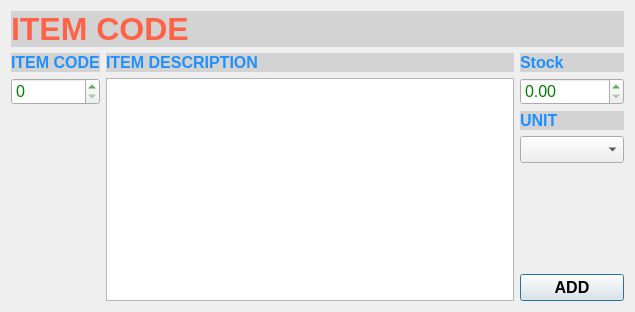
<?xml version="1.0" encoding="UTF-8"?>
<ui version="4.0">
 <class>ItemCodeDialog</class>
 <widget class="QDialog" name="ItemCodeDialog">
  <property name="geometry">
   <rect>
    <x>0</x>
    <y>0</y>
    <width>635</width>
    <height>312</height>
   </rect>
  </property>
  <property name="windowTitle">
   <string>Dialog</string>
  </property>
  <layout class="QGridLayout" name="gridLayout">
   <item row="0" column="0">
    <layout class="QVBoxLayout" name="verticalLayout_4">
     <item>
      <widget class="QLabel" name="label">
       <property name="styleSheet">
        <string notr="true">color:tomato; font-size:32px; background-color:lightgray;font-weight:600</string>
       </property>
       <property name="text">
        <string>ITEM CODE</string>
       </property>
      </widget>
     </item>
     <item>
      <layout class="QHBoxLayout" name="horizontalLayout">
       <item>
        <layout class="QVBoxLayout" name="verticalLayout">
         <item>
          <widget class="QLabel" name="label_2">
           <property name="styleSheet">
            <string notr="true">color:dodgerblue; 
font-size:16px;
 background-color:lightgray;
font-weight:600;</string>
           </property>
           <property name="text">
            <string>ITEM CODE</string>
           </property>
          </widget>
         </item>
         <item>
          <widget class="QSpinBox" name="itemcode_spinBox">
           <property name="styleSheet">
            <string notr="true">font-size:16px;color:green;</string>
           </property>
           <property name="maximum">
            <number>999999999</number>
           </property>
          </widget>
         </item>
         <item>
          <spacer name="verticalSpacer">
           <property name="orientation">
            <enum>Qt::Vertical</enum>
           </property>
           <property name="sizeHint" stdset="0">
            <size>
             <width>20</width>
             <height>40</height>
            </size>
           </property>
          </spacer>
         </item>
        </layout>
       </item>
       <item>
        <layout class="QVBoxLayout" name="verticalLayout_2">
         <item>
          <widget class="QLabel" name="label_3">
           <property name="styleSheet">
            <string notr="true">color:dodgerblue; 
font-size:16px;
 background-color:lightgray;
font-weight:600;</string>
           </property>
           <property name="text">
            <string>ITEM DESCRIPTION</string>
           </property>
          </widget>
         </item>
         <item>
          <widget class="QPlainTextEdit" name="itemdescription_plainTextEdit">
           <property name="styleSheet">
            <string notr="true">font-size:16px;</string>
           </property>
          </widget>
         </item>
        </layout>
       </item>
       <item>
        <layout class="QVBoxLayout" name="verticalLayout_3">
         <item>
          <widget class="QLabel" name="label_5">
           <property name="styleSheet">
            <string notr="true">color:dodgerblue; 
font-size:16px;
 background-color:lightgray;
font-weight:600;</string>
           </property>
           <property name="text">
            <string>Stock</string>
           </property>
          </widget>
         </item>
         <item>
          <widget class="QDoubleSpinBox" name="stock_doubleSpinBox">
           <property name="styleSheet">
            <string notr="true">font-size:16px;color:green;</string>
           </property>
           <property name="maximum">
            <double>999999999999999983222784.000000000000000</double>
           </property>
          </widget>
         </item>
         <item>
          <widget class="QLabel" name="label_4">
           <property name="styleSheet">
            <string notr="true">color:dodgerblue; 
font-size:16px;
 background-color:lightgray;
font-weight:600;</string>
           </property>
           <property name="text">
            <string>UNIT</string>
           </property>
          </widget>
         </item>
         <item>
          <widget class="QComboBox" name="unit_comboBox">
           <property name="styleSheet">
            <string notr="true">font-size:16px;</string>
           </property>
          </widget>
         </item>
         <item>
          <spacer name="verticalSpacer_2">
           <property name="orientation">
            <enum>Qt::Vertical</enum>
           </property>
           <property name="sizeHint" stdset="0">
            <size>
             <width>20</width>
             <height>40</height>
            </size>
           </property>
          </spacer>
         </item>
         <item>
          <widget class="QPushButton" name="add_pushButton">
           <property name="styleSheet">
            <string notr="true">font-size:16px;font-weight:502;</string>
           </property>
           <property name="text">
            <string>ADD</string>
           </property>
          </widget>
         </item>
        </layout>
       </item>
      </layout>
     </item>
    </layout>
   </item>
  </layout>
 </widget>
 <resources/>
 <connections/>
</ui>
